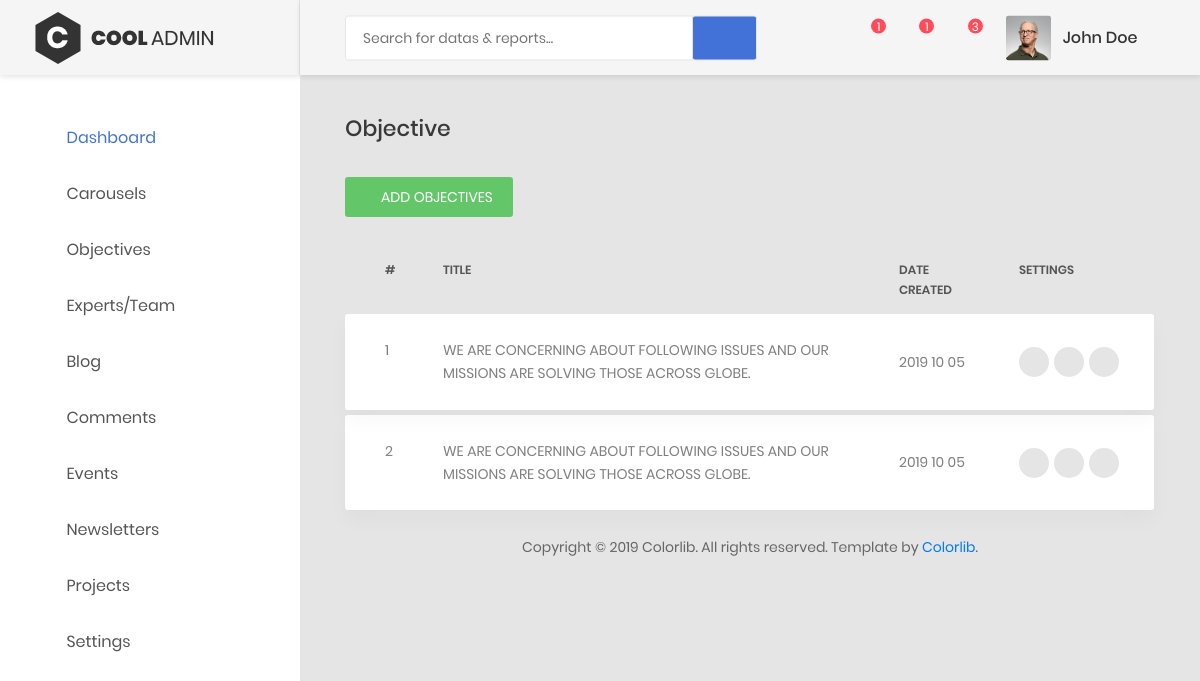
The page /ccsbadmin/objectives/ on the database its author committed.
### ccsbadmin/models.py (models this page shows, shortened)
class Objective(models.Model):
    objective_title = models.CharField(max_length=150, null=False, blank=False)
    objective_description = models.TextField()
    created_at = models.DateTimeField(auto_now_add=True)
    updated_at = models.DateTimeField(auto_now=True)

### ccsbadmin/views.py (the view)
# urls.py: path('objectives/', views.viewObjectives, name='viewObjectives'),
def viewObjectives(request):
    objectives = Objective.objects.order_by("-created_at")
    context ={
        'title':'Objectives',
        'objectives': objectives,
    }
    return render(request, 'objectives/ojectives.html', context)

### ccsbadmin/templates/objectives/ojectives.html (shortened to what this page needs)
{% extends "aahome/aalayout.html" %}
{% load static %}
    {% block links %}
        <link type="text/css" rel="stylesheet" href="https://cdn.datatables.net/1.10.18/css/dataTables.bootstrap.min.css">
        <link type="text/css" href="https://cdnjs.cloudflare.com/ajax/libs/bootstrap-select/1.10.0/css/bootstrap-select.min.css" rel="stylesheet" />
        <link rel="stylesheet" href="https://cdn.jsdelivr.net/npm/bootstrap-select@1.13.9/dist/css/bootstrap-select.min.css">
    {% endblock links %}
{% block content %}
            <div class="main-content">
                <div class="section__content section__content--p30">
                    <div class="container-fluid">
                        <div class="row">
                            <div class="col-md-12">
                                <h3 class="title-5 m-b-35">Objective</h3>
                                <div class="table-data__tool">
                                    <div class="table-data__tool-right">
                                        <button data-toggle="modal" data-target="#largeModal" class="au-btn au-btn-icon au-btn--green au-btn--small">
                                            <i class="zmdi zmdi-plus" ></i>add objectives</button>
                                    </div>
                                </div>
                                <div class="table-responsive table-responsive-data2">
                                    <table class="table tablez table-data2">
                                        <thead>
                                            <tr>
                                                <th>#</th>
                                                <th>Title</th>
                                                <th>date created</th>
                                                <th>Settings</th>
                                            </tr>
                                        </thead>
                                        <tbody>
                                            {% for objective in objectives %}
                                                <tr class="tr-shadow">
                                                    <td>
                                                        {{ forloop.counter }}
                                                    </td>
                                                    <td>{{ objective.objective_title }}</td>
                                                    <td>
                                                        {{ objective.created_at|date:'Y m d' }}
                                                    </td>
                                                    <td>
                                                        <div class="table-data-feature">
                                                            <a href="{% url 'CCSBADMIN:specificObjectives' objective.id %}" class="item" data-toggle="tooltip" data-placement="top" title="View">
                                                                <i class="fa fa-eye"></i>
                                                            </a>
                                                            <button class="item" data-toggle="modal" data-target="#ee{{ objective.id }}" data-placement="top" title="Edit">
                                                                <i class="zmdi zmdi-edit"></i>
                                                            </button>
                                                            <button data-toggle="modal" data-target="#dd{{ objective.id }}" class="item"  data-placement="top" title="Delete">
                                                                <i class="zmdi zmdi-delete"></i>
                                                            </button>
                                                        </div>
                                                    </td>
                                                </tr>
                                                <tr class="spacer"></tr>
                                            {% endfor %}
                                        </tbody>
                                    </table>
                                </div>
                            </div>
                        </div>
                        <div class="row">
                            <div class="col-md-12">
                                <div class="copyright">
                                    <p>Copyright © <script> var date = new Date(); var yr = date.getFullYear(); document.write(yr);</script> Colorlib. All rights reserved. Template by <a href="https://colorlib.com">Colorlib</a>.</p>
                                </div>
                            </div>
                        </div>
                    </div>
                </div>
            </div>
{% endblock content %}

### rows shown on the page
Objective: objective_title "WE ARE CONCERNING ABOUT FOLLOWING ISSUES AND OUR MISSIONS ARE SOLVING THOSE ACROSS GLOBE.", created_at "2019 10 05"
Objective: objective_title "WE ARE CONCERNING ABOUT FOLLOWING ISSUES AND OUR MISSIONS ARE SOLVING THOSE ACROSS GLOBE.", created_at "2019 10 05"
